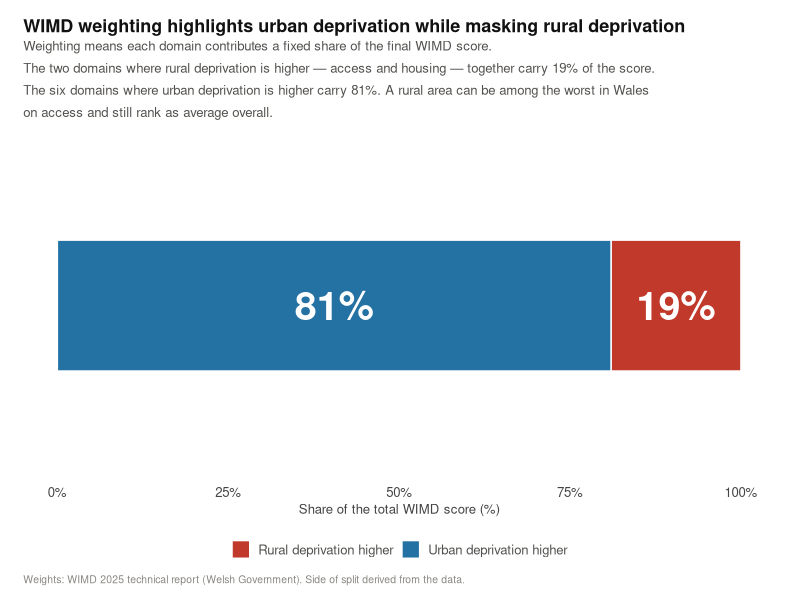
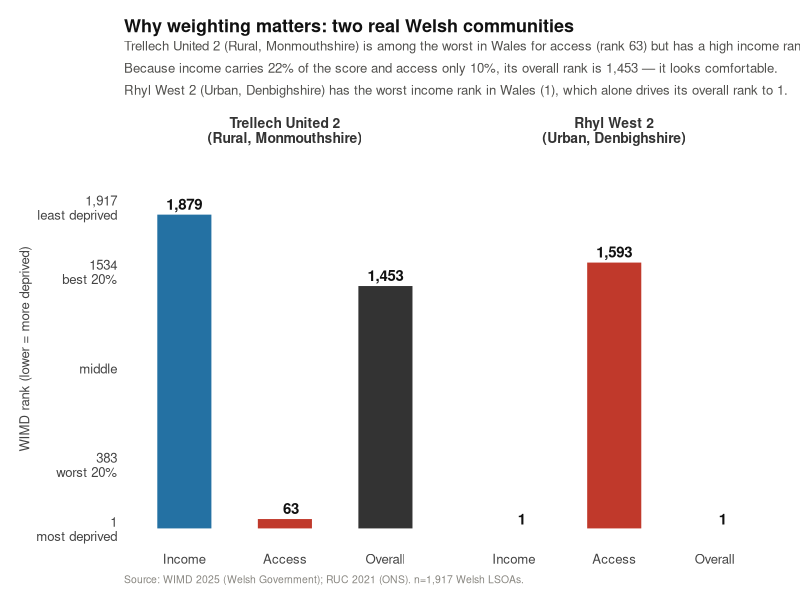
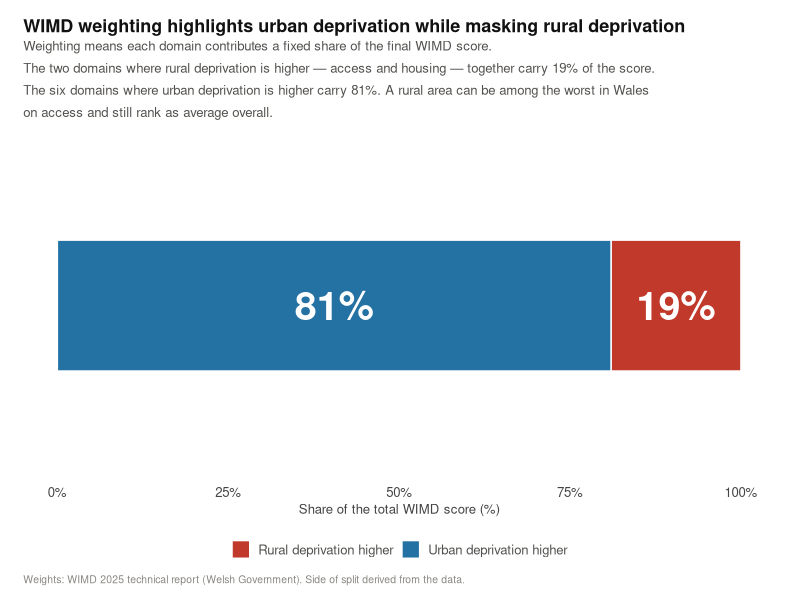
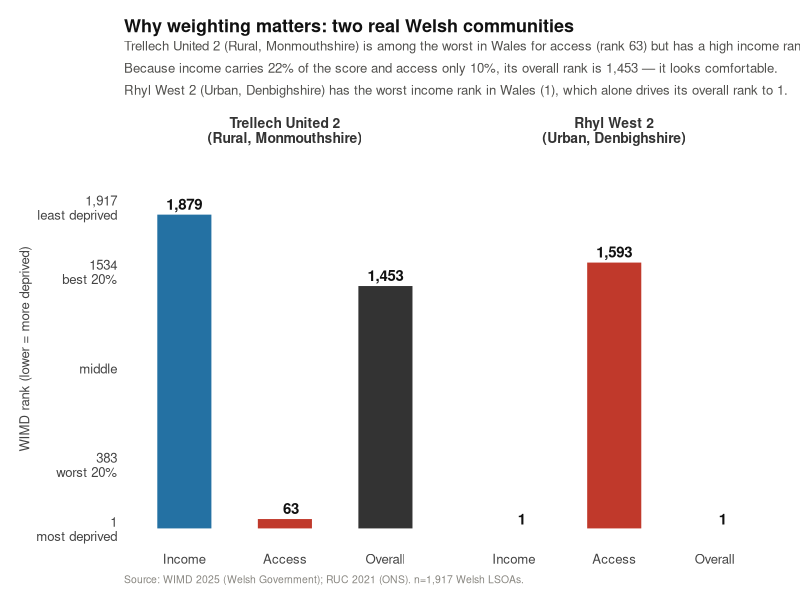

Source code (R) for these figures, in order:
## ---- chunk 1
knitr::opts_chunk$set(echo=TRUE, message=FALSE, warning=FALSE,
                      fig.width=9, fig.height=5, dpi=150)
library(tidyverse)
## ---- chunk 2
setwd("C:/Users/Bruger/Desktop/WIMD-Rural-deprivation-wales")

master <- read_csv("data/processed/master_dataset.csv", show_col_types=FALSE) %>%
  mutate(rural_urban = factor(rural_urban, levels=c("Rural","Urban")))

rural <- filter(master, rural_urban=="Rural")

# Thresholds derived from the data, never hard-coded
N   <- nrow(master)
T20 <- floor(N*0.20)   # worst 20% of Wales
T10 <- floor(N*0.10)   # worst 10% of Wales
B20 <- N - T20         # best 20% boundary

NEVER <- "LSOAs never ranked in top 50 most deprived"

tibble(check = c("Rows","Rural","Urban","Worst 20% rank ≤","Worst 10% rank ≤"),
       value = c(N, sum(master$rural_urban=="Rural"),
                 sum(master$rural_urban=="Urban"), T20, T10))
## ---- chunk 3
# % of a group falling in the worst 20% of Wales on a given rank column
pct20 <- function(df, col) round(100*mean(df[[col]] <= T20, na.rm=TRUE), 1)

# % of a group falling in the BEST 20% of Wales
pctbest20 <- function(df, col) round(100*mean(df[[col]] > B20, na.rm=TRUE), 1)

# Domain columns and their WIMD weights (weights are published policy, not data)
DOM <- tribble(
  ~col,                    ~label,        ~weight,
  "income_rank",           "Income",        22,
  "employment_rank",       "Employment",    20,
  "health_rank",           "Health",        15,
  "education_rank",        "Education",     14,
  "access_rank",           "Access",        10,
  "housing_rank",          "Housing",        9,
  "community_safety_rank", "Safety",         5,
  "physical_env_rank",     "Phys Env",       5
)
## ---- chunk 4
RED  <- "#C0392B"; BLUE <- "#2471A3"; ORG <- "#E67E22"
PUR  <- "#7D3C98"; GRY  <- "#333333"; BG  <- "#FFFFFF"

TH <- theme_minimal(base_size=11) +
  theme(plot.background = element_rect(fill=BG, colour=NA),
        panel.background= element_rect(fill=BG, colour=NA),
        panel.grid      = element_blank(),
        axis.line       = element_blank(),
        axis.ticks      = element_blank(),
        plot.title      = element_text(face="bold", size=13, colour="#111111",
                                       margin=margin(b=3)),
        plot.subtitle   = element_text(size=9.5, colour="#52514E",
                                       margin=margin(b=8), lineheight=1.4),
        plot.caption    = element_text(size=7.5, colour="#898781", hjust=0,
                                       margin=margin(t=6)),
        plot.margin     = margin(14,18,10,14),
        axis.text       = element_text(size=9.5, colour="#444444"),
        axis.title      = element_text(size=9.5, colour="#444444"),
        legend.position = "bottom",
        legend.key.size = unit(0.5,"cm"),
        legend.text     = element_text(size=9.5, colour="#52514E"),
        legend.title    = element_blank())

dir.create("outputs", showWarnings=FALSE)
sv  <- function(p,f,h=5) ggsave(file.path("outputs",f), p, width=9, height=h, dpi=150, bg=BG)
PCT <- function(x) paste0(x,"%")
SRC <- "Source: WIMD 2025 (Welsh Government); RUC 2021 (ONS). n=1,917 Welsh LSOAs."
## ---- chunk 5
# Which side of the weighting each domain sits on is decided by the DATA,
# not by assumption: a domain is "rural higher" if rural %worst20 > urban %worst20.
c2_side <- DOM %>%
  rowwise() %>%
  mutate(rural_pct = pct20(rural, col),
         urban_pct = pct20(filter(master, rural_urban=="Urban"), col),
         side      = if_else(rural_pct > urban_pct,
                             "Rural deprivation higher",
                             "Urban deprivation higher")) %>%
  ungroup()

c2_side %>% select(label, weight, rural_pct, urban_pct, side)

c2 <- c2_side %>%
  count(side, wt=weight, name="weight") %>%
  mutate(domains = map_chr(side, ~ c2_side %>% filter(side==.x) %>%
                             mutate(t=paste0(label," (",weight,"%)")) %>%
                             pull(t) %>% paste(collapse=" + ")))
c2
## ---- chunk 6
p2 <- c2 %>%
  mutate(side=factor(side, levels=c("Rural deprivation higher","Urban deprivation higher"))) %>%
  ggplot(aes(x=weight, y="WIMD score", fill=side)) +
  geom_col(position="stack", width=0.45, colour=BG, linewidth=0.5) +
  geom_text(aes(label=PCT(weight)), position=position_stack(vjust=0.5),
            size=10, fontface="bold", colour="white") +
  scale_fill_manual(values=c("Rural deprivation higher"=RED,
                             "Urban deprivation higher"=BLUE)) +
  scale_x_continuous(limits=c(0,100), labels=PCT) +
  labs(title = "WIMD weighting highlights urban deprivation while masking rural deprivation",
       subtitle = paste0(
         "Weighting means each domain contributes a fixed share of the final WIMD score.\n",
         "The two domains where rural deprivation is higher — access and housing — together carry ",
         c2$weight[c2$side=="Rural deprivation higher"], "% of the score.\n",
         "The six domains where urban deprivation is higher carry ",
         c2$weight[c2$side=="Urban deprivation higher"],
         "%. A rural area can be among the worst in Wales\non access and still rank as average overall."),
       x="Share of the total WIMD score (%)", y=NULL,
       caption="Weights: WIMD 2025 technical report (Welsh Government). Side of split derived from the data.") +
  TH + theme(axis.text.y=element_blank())
p2; sv(p2,"c2_weight_structure.png", h=3.8)
## ---- chunk 7
# rural case  = rural LSOA in worst 10% on access with the best income rank
# urban case  = the most income-deprived urban LSOA
rural_case <- rural %>% filter(access_rank <= T10) %>% slice_max(income_rank, n=1)
urban_case <- master %>% filter(rural_urban=="Urban") %>% slice_min(income_rank, n=1)

c2b <- bind_rows(rural_case, urban_case) %>%
  transmute(lsoa = paste0(lsoa_name, "\n(", rural_urban, ", ", la_name, ")"),
            Income = income_rank, Access = access_rank, Overall = wimd_2025_rank)
c2b
## ---- chunk 8
p2b <- c2b %>%
  pivot_longer(-lsoa, names_to="domain", values_to="rank") %>%
  mutate(domain = factor(domain, levels=c("Income","Access","Overall")),
         lsoa   = factor(lsoa, levels=c2b$lsoa)) %>%
  ggplot(aes(x=domain, y=rank, fill=domain)) +
  geom_col(width=0.55, colour=BG, linewidth=0.4) +
  geom_text(aes(label=format(rank, big.mark=",")), vjust=-0.4,
            size=3.8, fontface="bold", colour="#111111") +
  facet_wrap(~lsoa) +
  scale_fill_manual(values=c(Income=BLUE, Access=RED, Overall=GRY)) +
  scale_y_continuous(limits=c(0, N*1.12),
                     breaks=c(1, T20, round(N/2), B20, N),
                     labels=c("1\nmost deprived", paste0(T20,"\nworst 20%"),
                              "middle", paste0(B20,"\nbest 20%"),
                              paste0(format(N,big.mark=","),"\nleast deprived"))) +
  labs(title = "Why weighting matters: two real Welsh communities",
       subtitle = paste0(
         c2b$lsoa[1] %>% str_replace_all("\n"," "), " is among the worst in Wales for access ",
         "(rank ", c2b$Access[1], ") but has a high income rank (", format(c2b$Income[1],big.mark=","),
         ").\nBecause income carries 22% of the score and access only 10%, its overall rank is ",
         format(c2b$Overall[1],big.mark=","), " — it looks comfortable.\n",
         c2b$lsoa[2] %>% str_replace_all("\n"," "), " has the worst income rank in Wales (",
         c2b$Income[2], "), which alone drives its overall rank to ", c2b$Overall[2], "."),
       x=NULL, y="WIMD rank (lower = more deprived)", caption=SRC) +
  TH + theme(legend.position="none",
             strip.text=element_text(size=10, face="bold", colour=GRY))
p2b; sv(p2b,"c2b_two_communities.png", h=5.5)
## ---- chunk 9
